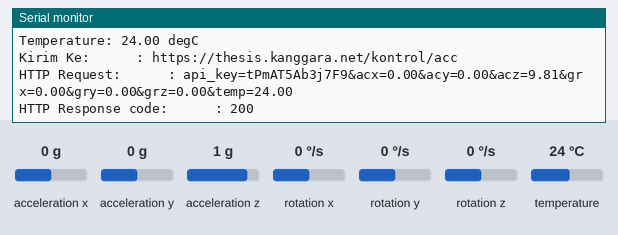
The sketch below on a simulated ESP32. On the bench: the last lines printed to the serial monitor. The inputs (shaded band) are chosen by the test bench; at power-on: acceleration x 0 g, acceleration y 0 g, acceleration z 1 g, rotation x 0 °/s, rotation y 0 °/s, rotation z 0 °/s, temperature 24 °C. WiFi joins after 1.5 s; servers stay silent unless stated; uploads are accepted with an empty reply.

Above: at 3.3 s.
3.4 s: acceleration x set to -1.4 g
At 4.5 s:
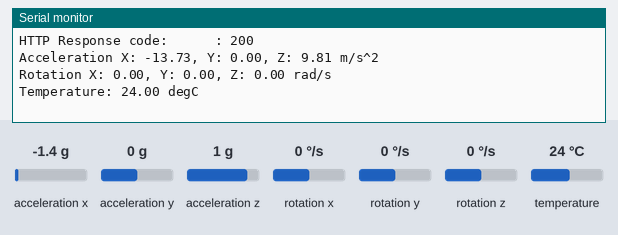
6.3 s: acceleration y set to -1.4 g
At 7.2 s:
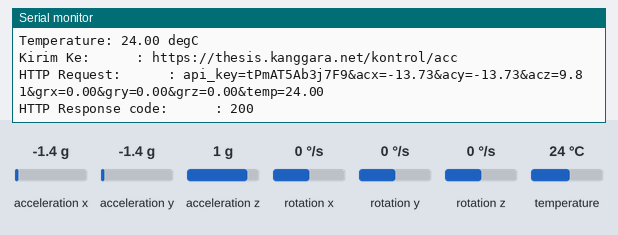
9.2 s: acceleration z set to -1.4 g
At 11.9 s:
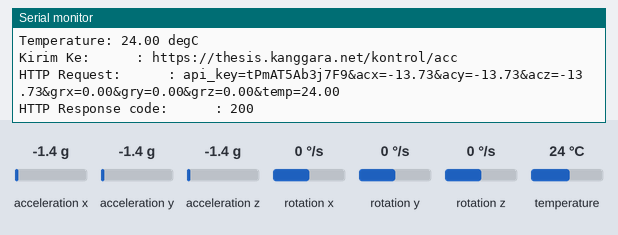
12.1 s: rotation x set to -192 °/s
At 14.3 s:
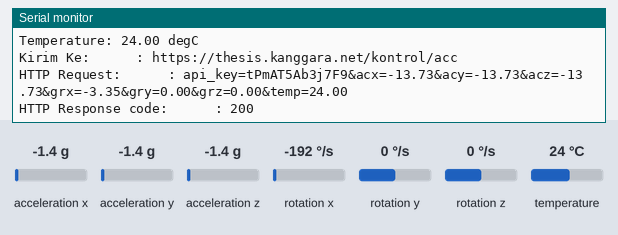
15.0 s: rotation y set to -192 °/s
At 16.7 s:
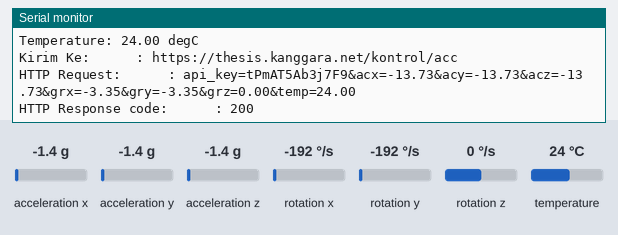

Measured:
- after the input at 3.4 s, the serial monitor: prints a new line after 0.94 s (image 1)
- after the input at 6.3 s, the serial monitor: prints a new line after 0.26 s (image 2)
- after the input at 9.2 s, the serial monitor: prints a new line after 1.8 s (image 3)
- after the input at 12.1 s, the serial monitor: prints a new line after 1.1 s (image 4)
- after the input at 15.0 s, the serial monitor: prints a new line after 0.43 s (image 5)

The sketch:

ESP32_MPU6050_Http_PUSH.ino
```cpp
//Refrensi From
//https://randomnerdtutorials.com/esp32-mpu-6050-accelerometer-gyroscope-arduino/
//https://randomnerdtutorials.com/esp32-esp8266-mysql-database-php/

#include <WiFi.h>
#include <HTTPClient.h>


#include <Adafruit_MPU6050.h>
#include <Adafruit_Sensor.h>
#include <Wire.h>

Adafruit_MPU6050 mpu;


// REPLACE with your Domain name with URL path or IP address with path
//const char* serverAcc = "http://192.168.43.15/thesis/kontrol/acc";
const char* serverAcc = "https://thesis.kanggara.net/kontrol/acc";


// WiFi network info.
//const char* ssid = "ZTE_2.4Ghz_dfpfyp";
//const char* password = "masihyanglama";
const char* ssid = "KAnggara75";
const char* password = "Lolipop.1";

// Pitch, Roll and Yaw values
float Gy = 0;
float Gx = 0;
float Gz = 0;
float Ax = 0;
float Ay = 0;
float Az = 0;
float temp = 0;

// Keep this API Key value to be compatible with the PHP code provided in the project page.
String accKeyValue = "tPmAT5Ab3j7F9";
HTTPClient http;

void setup()
{
  Serial.begin(115200);
  wifi_connect();
  Serial.println("Initialize MPU6050");
  testMpu();
}

void wifi_connect()
{
  int i = 10;
  Serial.print("Connecting to ");
  Serial.println(ssid);
  WiFi.begin(ssid, password);
  while (WiFi.status() != WL_CONNECTED)
  {
    delay(1000);
    Serial.print("=> ");
    Serial.println(i);
    i--;
    if (i <= 0) {
      setup();
    }
  }
  Serial.println("");
  Serial.print("Connected to ");
  Serial.print(ssid);
  Serial.print(" network with IP Address: ");
  Serial.println(WiFi.localIP());
}


void loop()
{
  //Check WiFi connection status
  if (WiFi.status() == WL_CONNECTED)
  {
    bacaMPU();
    kirimAcc();
    delay(500);
  }
  else
  {
    Serial.println("WiFi Disconnected");
    Serial.println("Trying to Reconnect in 30 Second");
    delay(29000);
    wifi_connect();
  }
    delay(1500);
}

void testMpu()
{
  while (!Serial)
    delay(10); // will pause Zero, Leonardo, etc until serial console opens

  Serial.println("Adafruit MPU6050 test!");

  // Try to initialize!
  if (!mpu.begin()) {
    Serial.println("Failed to find MPU6050 chip");
    while (1) {
      delay(10);
    }
  }
  Serial.println("MPU6050 Found!");

  mpu.setAccelerometerRange(MPU6050_RANGE_16_G);
  Serial.print("Accelerometer range set to: ");
  switch (mpu.getAccelerometerRange()) {
    case MPU6050_RANGE_2_G:
      Serial.println("+-2G");
      break;
    case MPU6050_RANGE_4_G:
      Serial.println("+-4G");
      break;
    case MPU6050_RANGE_8_G:
      Serial.println("+-8G");
      break;
    case MPU6050_RANGE_16_G:
      Serial.println("+-16G");
      break;
  }
  mpu.setGyroRange(MPU6050_RANGE_250_DEG);
  Serial.print("Gyro range set to: ");
  switch (mpu.getGyroRange()) {
    case MPU6050_RANGE_250_DEG:
      Serial.println("+- 250 deg/s");
      break;
    case MPU6050_RANGE_500_DEG:
      Serial.println("+- 500 deg/s");
      break;
    case MPU6050_RANGE_1000_DEG:
      Serial.println("+- 1000 deg/s");
      break;
    case MPU6050_RANGE_2000_DEG:
      Serial.println("+- 2000 deg/s");
      break;
  }

  mpu.setFilterBandwidth(MPU6050_BAND_21_HZ);
  Serial.print("Filter bandwidth set to: ");
  switch (mpu.getFilterBandwidth()) {
    case MPU6050_BAND_260_HZ:
      Serial.println("260 Hz");
      break;
    case MPU6050_BAND_184_HZ:
      Serial.println("184 Hz");
      break;
    case MPU6050_BAND_94_HZ:
      Serial.println("94 Hz");
      break;
    case MPU6050_BAND_44_HZ:
      Serial.println("44 Hz");
      break;
    case MPU6050_BAND_21_HZ:
      Serial.println("21 Hz");
      break;
    case MPU6050_BAND_10_HZ:
      Serial.println("10 Hz");
      break;
    case MPU6050_BAND_5_HZ:
      Serial.println("5 Hz");
      break;
  }

  Serial.println("");
  delay(100);
}

void bacaMPU() {
  sensors_event_t a, g, tmp;
  mpu.getEvent(&a, &g, &tmp);

  Gx = g.gyro.x;
  Gy = g.gyro.y;
  Gz = g.gyro.z;
  Ax = a.acceleration.x;
  Ay = a.acceleration.y;
  Az = a.acceleration.z;
  temp = tmp.temperature;

  /* Print out the values */
  Serial.print("Acceleration X: ");
  Serial.print(Ax);
  Serial.print(", Y: ");
  Serial.print(Ay);
  Serial.print(", Z: ");
  Serial.print(Az);
  Serial.println(" m/s^2");

  Serial.print("Rotation X: ");
  Serial.print(Gx);
  Serial.print(", Y: ");
  Serial.print(Gy);
  Serial.print(", Z: ");
  Serial.print(Gz);
  Serial.println(" rad/s");

  Serial.print("Temperature: ");
  Serial.print(temp);
  Serial.println(" degC");

}

void kirimAcc()
{
  // Your Domain name with URL path or IP address with path
  http.begin(serverAcc);

  // Specify content-type header
  http.addHeader("Content-Type", "application/x-www-form-urlencoded");

  // Prepare your HTTP POST request data
    String httpRequestAcc = "api_key=" + accKeyValue + "&acx=" + String(Ax) + "&acy=" + String(Ay) + "&acz=" + String(Az) + "&grx=" + String(Gx) + "&gry=" + String(Gy) + "&grz=" + String(Gz) + "&temp=" + String(temp) + "";
//  String httpRequestAcc = "api_key=tPmAT5Ab3j7F9&acx=10.31&acy=-0.20&acz=-0.44&grx=-0.05&gry=-0.02&grz=0.02&temp=31.04";
  int httpResponseAcc = http.POST(httpRequestAcc);
  Serial.print("Kirim Ke: \t   : ");
  Serial.println(serverAcc);
  Serial.print("HTTP Request: \t   : ");
  Serial.println(httpRequestAcc);
  Serial.print("HTTP Response code: \t   : ");
  Serial.println(httpResponseAcc);
  Serial.println("\n");
  http.end();
}
```
